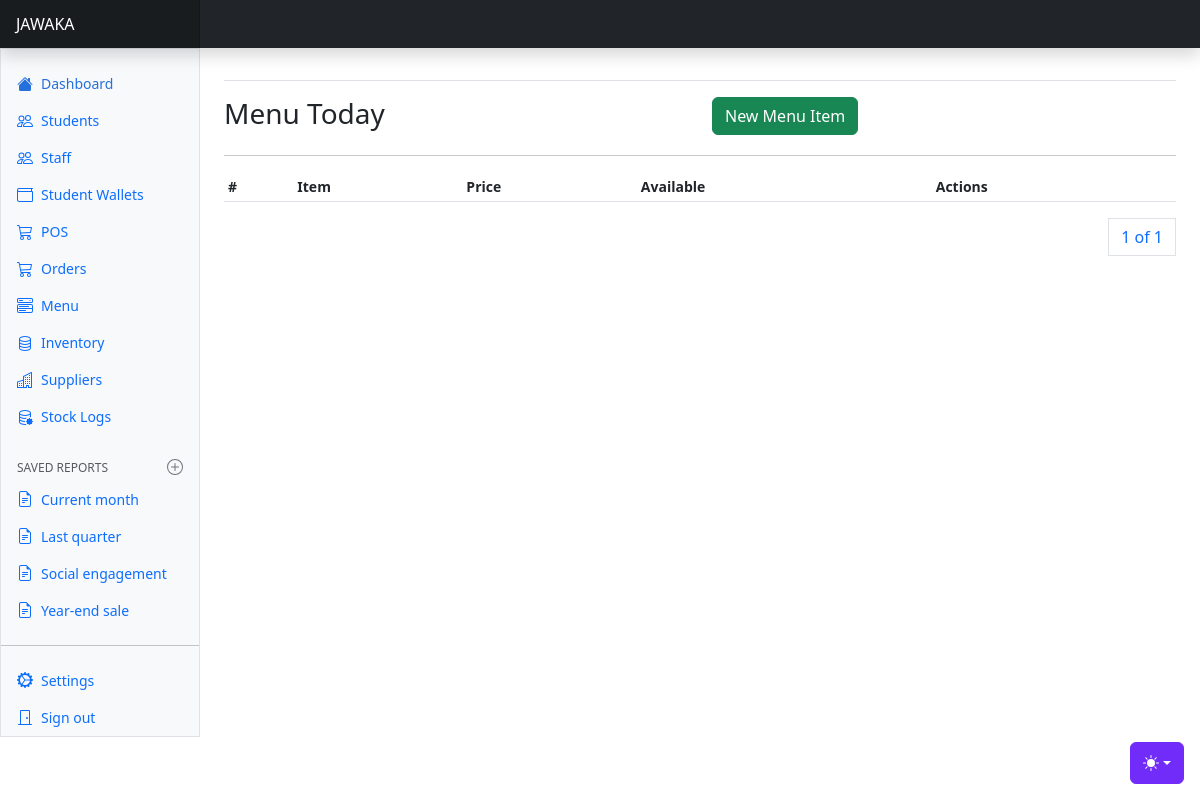
/inventory/menus, run on an earlier commit of the app's database.
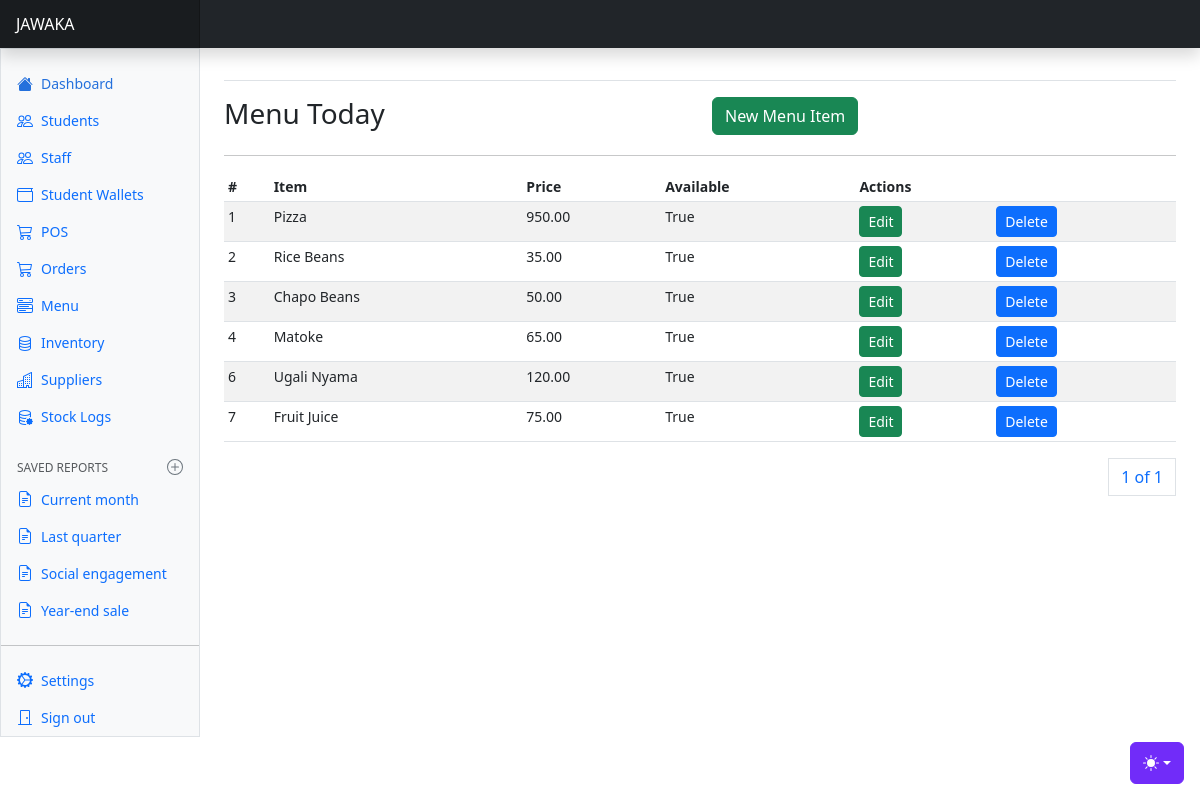
And on a later commit of the database.
### apps/inventory/models.py (models this page shows, shortened)
class Menu(AbstractBaseModel):
    item = models.CharField(max_length=255)
    price = models.DecimalField(max_digits=10, decimal_places=2)
    available = models.BooleanField(default=True)
    added_to_cart = models.BooleanField(default=False)

### apps/inventory/views.py (the view)
# urls.py: path("menus", menus, name="menus"),
def menus(request):
    menus = Menu.objects.all()
    paginator = Paginator(menus, 10)
    page_number = request.GET.get("page")
    page_obj = paginator.get_page(page_number)
    context = {
        "menus": menus,
        "page_obj": page_obj,
    }
    return render(request, "menus/menu.html", context)

### templates/menus/menu.html (shortened to what this page needs)
{% extends "base.html" %}
{% block content %}
<div class="row">
    <div class="col">
        <h3>Menu Today</h3>
    </div>
    <div class="col">
        <a class="btn btn-success" data-bs-toggle="modal" data-bs-target="#newMenuItemModal">New Menu Item</a>
    </div>
</div>
<hr/>
      <div class="table-responsive small">
        <table class="table table-striped table-sm">
          <thead>
            <tr>
              <th scope="col">#</th>
              <th scope="col">Item</th>
              <th scope="col">Price</th>
              <th scope="col">Available</th>
              <th scope="col" colspan="2">Actions</th>
            </tr>
          </thead>
          <tbody>
            {% for menu in page_obj %}
            <tr>
              <td>{{menu.id}}</td>
              <td>{{menu.item}}</td>
              <td>{{menu.price}}</td>
              <td>{{menu.available}}</td>
              <td><a class="btn btn-success btn-sm" data-bs-toggle="modal" data-bs-target="#editMenuItemModal{{ menu.id }}">Edit</a></td>
              <td><a class="btn btn-primary btn-sm" data-bs-toggle="modal" data-bs-target="#deleteMenuItemModal{{ menu.id }}">Delete</a></td>
            </tr>
            {% endfor %}
          </tbody>
        </table>
        <div>
          <nav aria-label="Page navigation example">
            <ul class="pagination justify-content-end">
              <a class="page-link" href="#">{{ page_obj.number }} of {{ page_obj.paginator.num_pages }}</a>
            </ul>
          </nav>
        </div>
      </div>
{% endblock content %}

What changed in the data, as far as the page shows it:
added Menu: id "1", item "Pizza", price "950.00", available "True"
added Menu: id "2", item "Rice Beans", price "35.00", available "True"
added Menu: id "3", item "Chapo Beans", price "50.00", available "True"
added Menu: id "4", item "Matoke", price "65.00", available "True"
added Menu: id "6", item "Ugali Nyama", price "120.00", available "True"
added Menu: id "7", item "Fruit Juice", price "75.00", available "True"
